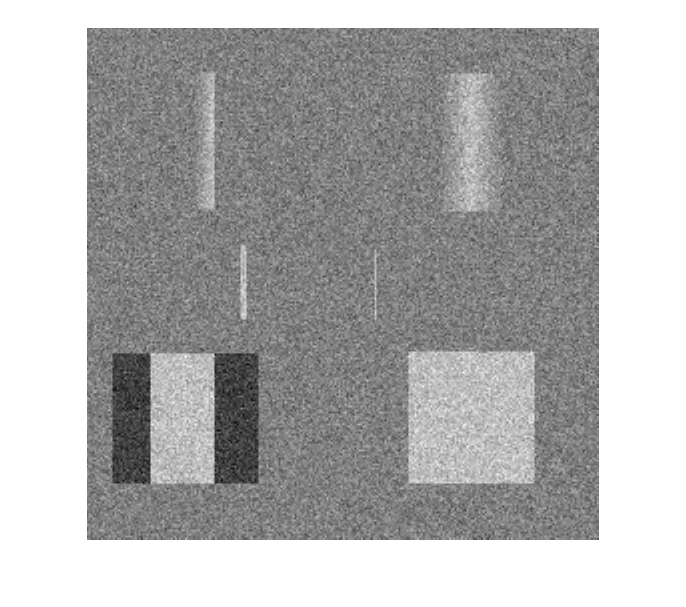
%> input picture hw2/Edges_gnoise.tif, 686 x 607 px
$ octave hw2.m   (GNU Octave 9; MATLAB toolbox functions it lacks are replaced by stand-ins)
%> lines starting %> are read from the running program, lines starting %| are printed output that depends on the picture
%% Problem 1.
clear; close all; clc
% Apply each of the noise smoothing filters (3x3 averaging, 9x9 averaging,
% 3x3 median, wiener2) to the test images, Edges_gnoise (edges +
% Gaussian noise) and Edges_spnoise (edges + salt & pepper noise).

% Load the original noisy images.
gaussEdges = imread('Edges_gnoise.tif');
%> gaussEdges is the input picture: size 607x686x3 uint8; min 0, max 255, mean 177.8
spEdges = imread('Edges_spnoise.tif');
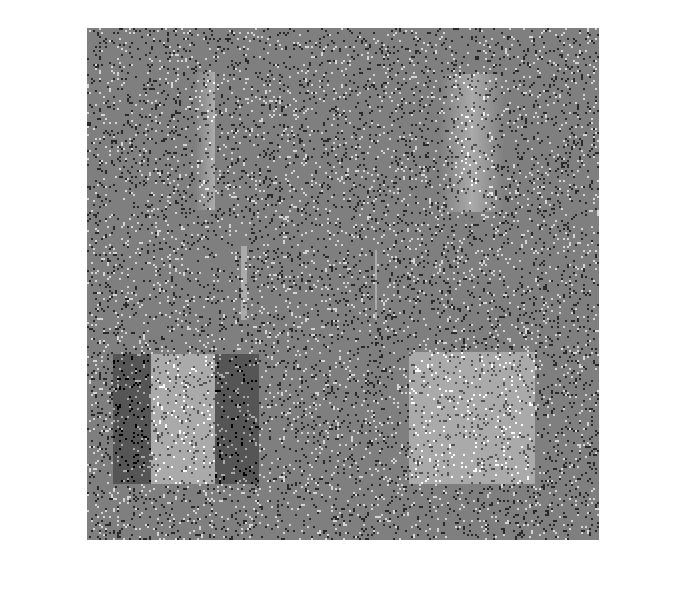
%> input picture hw2/Edges_spnoise.tif, 686 x 607 px
%> spEdges is the input picture: size 607x686x3 uint8; min 0, max 255, mean 175.2
fig1 = figure(1);
subplot(1,2,1);
imshow(gaussEdges); title('Original Gaussian Noisy Image');
subplot(1,2,2);
imshow(spEdges); title('Original Salt & Pepper Noisy Image');
saveas(fig1, 'problem1_fig1.jpg');

% Create the averaging filters.
h1 = fspecial('average', 3); % 3x3
h2 = fspecial('average', 9); % 9x9

% Filter each image using both average filters.
gaussOut1 = imfilter(gaussEdges(:,:,1), h1, 'conv'); % 3x3
gaussOut2 = imfilter(gaussEdges(:,:,1), h2, 'conv'); % 9x9
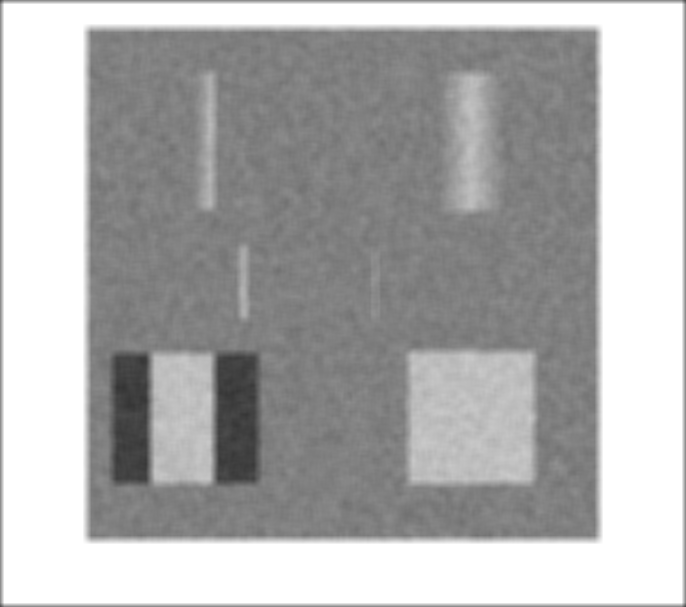
%> gaussOut2: size 607x686 uint8; min 52, max 255, mean 176

spOut1 = imfilter(spEdges(:,:,1), h1, 'conv'); % 3x3
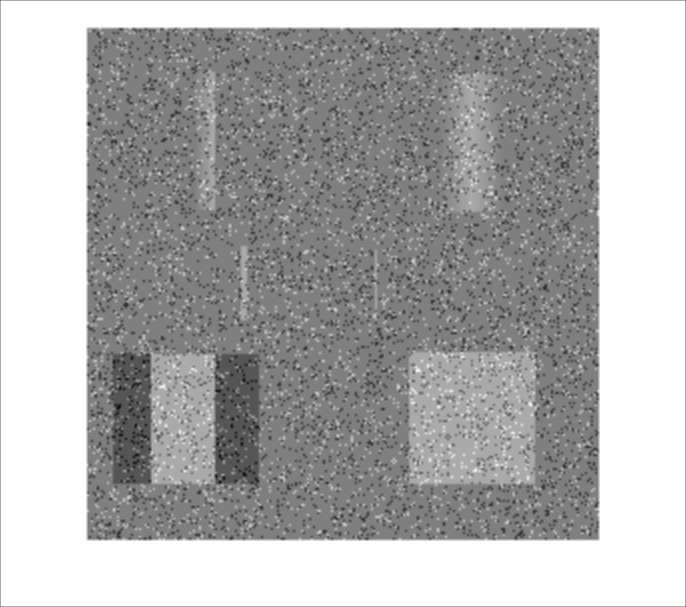
%> spOut1: size 607x686 uint8; min 9, max 255, mean 174.7
spOut2 = imfilter(spEdges(:,:,1), h2, 'conv'); % 9x9
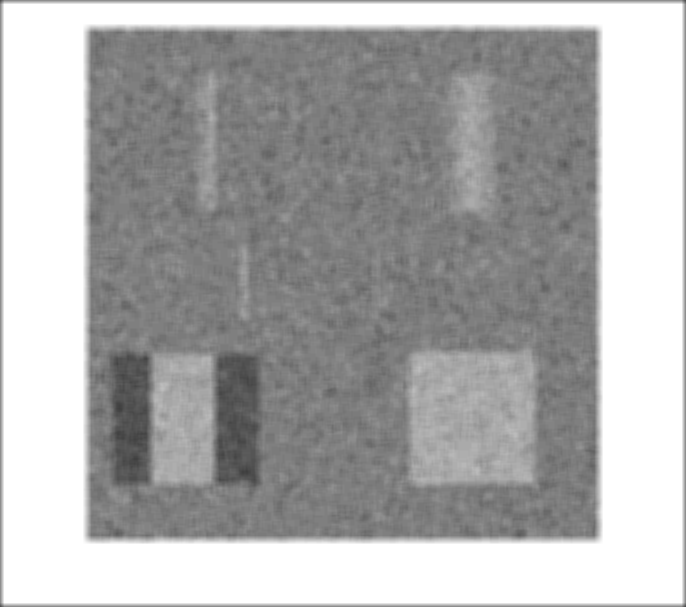
%> spOut2: size 607x686 uint8; min 62, max 255, mean 173.5

% Filter each image using a median filter.
gaussOut3 = medfilt2(gaussEdges(:,:,1), [3 3]);
spOut3 = medfilt2(spEdges(:,:,1), [3 3]);
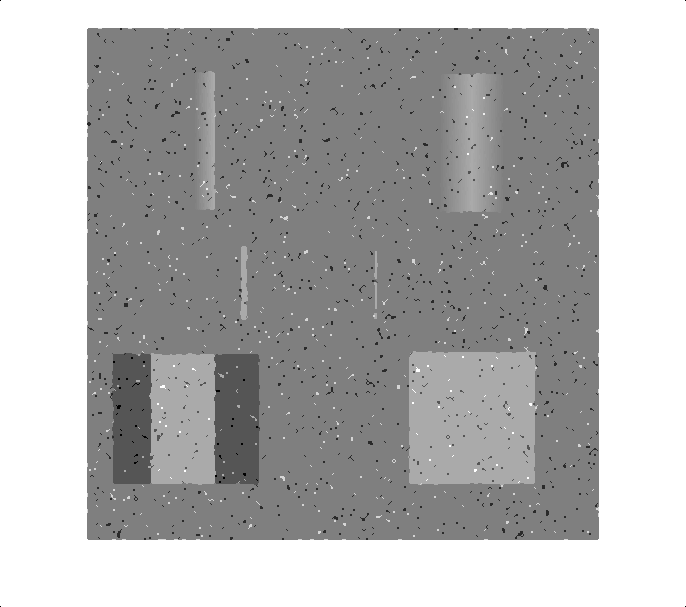
%> spOut3: size 607x686 uint8; min 0, max 255, mean 176.1

% Create the wiener2 filter. Default neighborhood of size 3x3 is chosen.
gaussOut4 = wiener2(gaussEdges(:,:,1));
spOut4 = wiener2(spEdges(:,:,1));

% Display the results of filtering on each noisy image.
fig2 = figure(2);
subplot(2,2,1);
imshow(gaussOut1); title('Gaussian w/ 3x3 Averaging Filter');
subplot(2,2,2);
imshow(gaussOut2); title('Gaussian w/ 9x9 Averaging Filter');
subplot(2,2,3);
imshow(gaussOut3); title('Gaussian w/ 3x3 Median Filter');
subplot(2,2,4);
imshow(gaussOut4); title('Gaussian w/ wiener2() filter');
saveas(fig2, 'problem1_fig2.jpg');

fig3 = figure(3);
subplot(2,2,1);
imshow(spOut1); title('Salt & Pepper w/ 3x3 Averaging Filter');
subplot(2,2,2);
imshow(spOut2); title('Salt & Pepper w/ 9x9 Averaging Filter');
subplot(2,2,3);
imshow(spOut3); title('Salt & Pepper w/ 3x3 Median Filter');
subplot(2,2,4);
imshow(spOut4); title('Salt & Pepper w/ wiener2() filter');
saveas(fig3, 'problem1_fig3.jpg');

%% Problem 2.
close all; clear; clc;

% Create a 2D image containing only Gaussian noise with a standard
% deviation of 20 gray-scale values.
gaussNoise = 20 * randn(400);
gaussImage = 150 * ones(400) + gaussNoise;

fig4 = figure(4);
imshow(uint8(gaussImage)); title('2D Image of Gaussian Noise w/ STD = 20');
saveas(fig4, 'problem2_fig1.jpg');

% Compute the standard deviation of the noise before filtering.
stdInput = std2(gaussImage(:));

% Create a 5x5 averaging filter.
h1 = fspecial('average', 5);

% Filter the image using the averaging filter.
out1 = imfilter(gaussImage, h1, 'conv');

% Display the image.
fig5 = figure(5);
imshow(uint8(out1)); title('Image filtered with 5x5 averaging filter');
saveas(fig5, 'problem2_fig2.jpg');

% Compute the standard deviation of the noise after filtering.
stdAveragingOutput = std2(out1(:));

% Filter the image using a median filter.
out2 = medfilt2(gaussImage, [5 5]);

% Display the image.
fig6 = figure(6);
imshow(uint8(out2)); title('Image filtered with 5x5 median filter');
saveas(fig6, 'problem2_fig3.jpg');

% Compute the standard deviation of the noise after filtering.
stdMedianOutput = std2(out2(:));

%% Problem 3.
close all; clear; clc;

% Load the original noisy image.
spEdges = imread('Edges_spnoise.tif');
fig7 = figure(7);
imshow(spEdges); title('Original Salt & Pepper Noisy Image');
saveas(fig7, 'problem3_fig1.jpg');

% Create a 5x5 median filter (cross-shaped).
xMedFilter = [0 0 1 0 0; ...
              0 0 1 0 0; ...
              1 1 1 1 1; ...
              0 0 1 0 0; ...
              0 0 1 0 0];

% Filter the image.
medOut1 = ordfilt2(spEdges(:,:,1), ceil(nnz(xMedFilter)/2), xMedFilter);

% Create a 3x3 median filter.
medOut2 = medfilt2(spEdges(:,:,1), [3 3]);

fig8 = figure(8);
subplot(1,2,1); imshow(medOut1); title('5x5 Cross-Shaped Median Filter');
subplot(1,2,2); imshow(medOut2); title('3x3 Median Filter');
saveas(fig8, 'problem3_fig2.jpg');

stdOrigImage = std2(spEdges(:));
%> stdOrigImage = 49.34
stdCrossImage = std(medOut1(:));
%> stdCrossImage = 62.5
stdMedImage = std(medOut2(:));
%> stdMedImage = 62.82

fprintf('The standard deviation of the original image is %.4f\n', stdOrigImage);
%| The standard deviation of the original image is 49.3409
fprintf('The standard deviation of the 5x5 cross-shape median filtered image is %.4f\n', stdCrossImage);
%| The standard deviation of the 5x5 cross-shape median filtered image is 62.5042
fprintf('The standard deviation of the 3x3 median filtered image is %.4f\n', stdMedImage);
%| The standard deviation of the 3x3 median filtered image is 62.8215

%% Problem 4.
close all; clear; clc;

% Create a 2D image containing only Gaussian noise with a standard
% deviation of 20 gray-scale values.
gaussNoise = 20 * randn(400);
gaussImage = 150 * ones(400) + gaussNoise;
fig8 = figure(8);
imshow(uint8(gaussImage)); title('2D Image of Gaussian Noise w/ STD = 20');
saveas(fig8, 'problem4_fig1.jpg');

% Filter with kernel size 5x5 and sigma1 = 0.5, sigma2 = 5.
% Estimate three standard deviations for the filter size.
size1 = (1+ceil(0.5 * 3));
size2 = ceil(5 * 3);
gaussFilt1 = fspecial('gaussian', [size1 size1], 0.5);
gaussFilt2 = fspecial('gaussian', [size2 size2], 5);
integralFilt1 = trapz(gaussFilt1(:));
integralFilt2 = trapz(gaussFilt2(:));
fprintf('Filter with sigma = 0.5 integrates to %.4f\n', integralFilt1);
fprintf('Filter with sigma = 5 integrates to %.4f\n\n', integralFilt2);

gaussOut1 = imfilter(gaussImage, gaussFilt1, 'conv');
gaussOut2 = imfilter(gaussImage, gaussFilt2, 'conv');

% Create an averaging filter of the same kernel order.
avgFilt1 = 1 / (size1 ^ 2) * ones(size1);
avgFilt2 = 1 / (size2 ^ 2) * ones(size2);

avgOut1 = imfilter(gaussImage, avgFilt1, 'conv');
avgOut2 = imfilter(gaussImage, avgFilt2, 'conv');

% Show the results.
fig9 = figure(9);
subplot(2,2,1); imshow(uint8(gaussOut1)); title('Filtered image, \sigma = 0.5');
subplot(2,2,2); imshow(uint8(gaussOut2)); title('Filtered image, \sigma = 5');
subplot(2,2,3); imshow(uint8(avgOut1)); title('Average filtered image for order of \sigma = 0.5');
subplot(2,2,4); imshow(uint8(avgOut2)); title('Average filtered image for order of \sigma = 5');
%> after `title('Average filtered image for order of \sigma = 5')`:
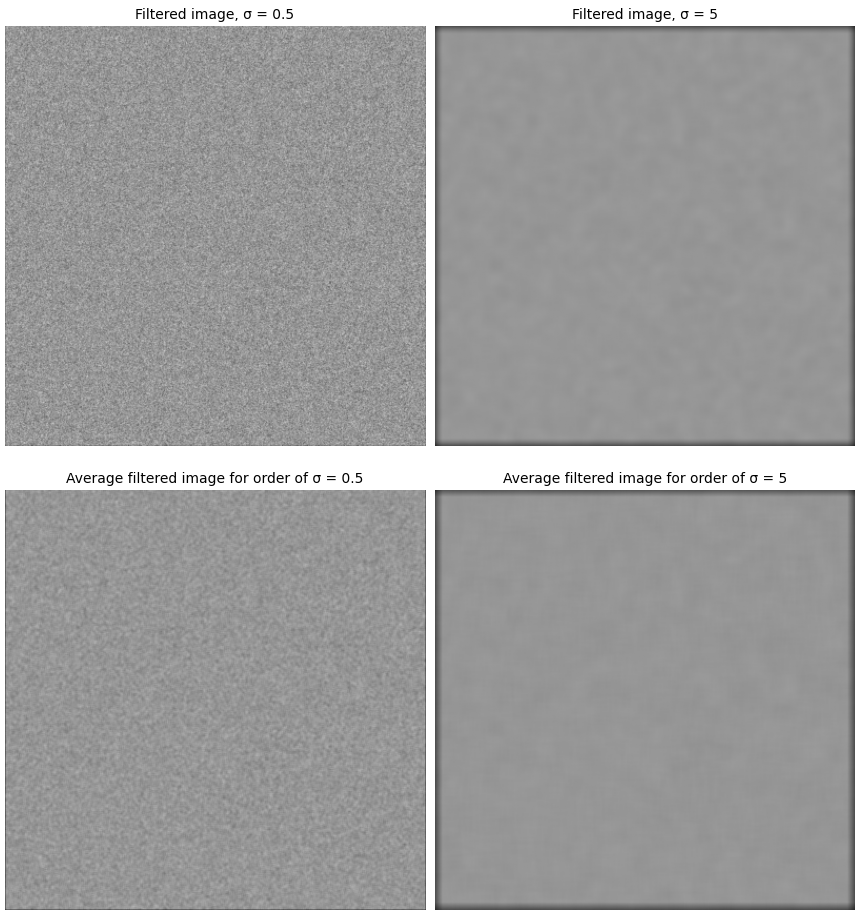
%> figure redrawn from the program's plot data, 4 panels
saveas(fig9, 'problem4_fig2.jpg');

% Measure the DC gain of the Gaussian kernels.
dcGain1 = sum(sum(gaussFilt1));
dcGain2 = sum(sum(gaussFilt2));
fprintf('DC gain (for sigma = 0.5) = %.4f\n', dcGain1);
fprintf('DC gain (for sigma = 5) = %.4f\n\n', dcGain2);

% Measure the mean of input/output noise.
meanIn = mean(gaussImage(:));
meanOut1 = mean(gaussOut1(:));
meanOut2 = mean(gaussOut2(:));

% Measure the standard deviation of input/output noise.
stdIn = std2(gaussImage(:));
stdOut1 = std2(gaussOut1(:));
stdOut2 = std2(gaussOut2(:));

% Normalize kernels.
normInput = (gaussImage - min(gaussImage(:))) / ...
            (max(gaussImage(:)) - min(gaussImage(:)));
normGaussOut1 = (gaussOut1 - min(gaussOut1(:))) / ...
    (max(gaussOut1(:)) - min(gaussOut1(:)));
normGaussOut2 = (gaussOut2 - min(gaussOut2(:))) / ...
    (max(gaussOut2(:)) - min(gaussOut2(:)));

% Measure the mean of normalized input/output noise.
normMeanIn = mean(normInput(:));
normMeanOut1 = mean(normGaussOut1(:));
normMeanOut2 = mean(normGaussOut2(:));

% Measure the std of normalized input/output noise.
normStdIn = std2(normInput(:));
normStdOut1 = std2(normGaussOut1(:));
normStdOut2 = std2(normGaussOut2(:));

% Measure the average filtered mean noise.
meanInAvg1 = mean(avgOut1(:));
meanInAvg2 = mean(avgOut2(:));

% Measure the average filtered standard deviation of noise.
stdInAvg1 = std2(avgOut1(:));
stdInAvg2 = std2(avgOut2(:));

fprintf('Input mean = %.4f, Output 1 mean = %.4f, Output 2 mean = %.4f\n', meanIn, meanOut1, meanOut2);
fprintf('Norm input mean = %.4f, Norm output 1 mean = %.4f, Norm output 2 mean = %.4f\n\n', normMeanIn, normMeanOut1, normMeanOut2);
fprintf('Input std = %.4f, Output 1 std = %.4f, Output 2 std = %.4f\n', stdIn, stdOut1, stdOut2);
fprintf('Norm input std = %.4f, Norm output 1 std = %.4f, Norm output 2 std = %.4f\n\n', normStdIn, normStdOut1, normStdOut2);
fprintf('Average Filtered Output 1 mean = %.4f, Average Filtered Output 2 mean = %.4f\n', meanInAvg1, meanInAvg2);
fprintf('Average Filtered Output 1 std = %.4f, Average Filtered Output 2 std = %.4f\n', stdInAvg1, stdInAvg2);
